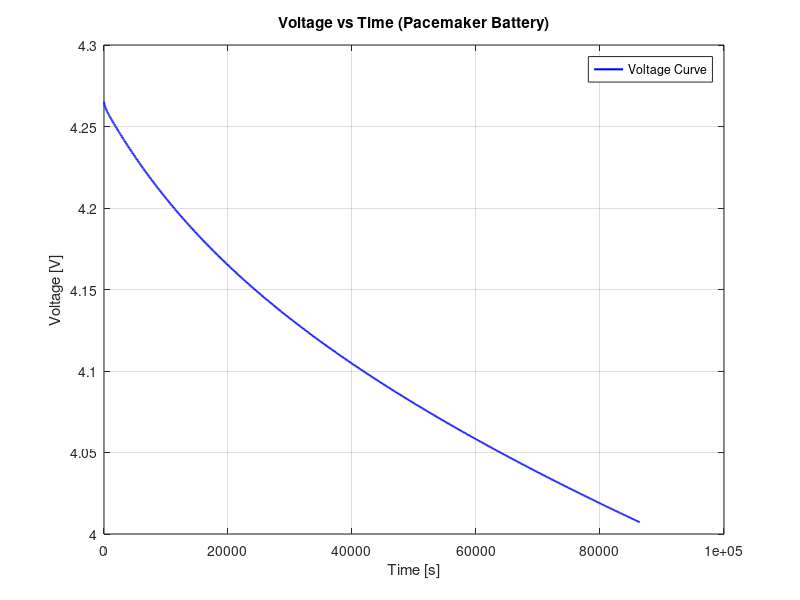

Here is the MATLAB script that generated this plot:
% Load voltage and time data
% Assuming the data is loaded into `time` and `voltage` arrays
% For example: [time, voltage] = load('voltage_data.mat');
% Replace with actual data loading step as needed.
load('voltage_data.mat'); % Replace with your file if applicable

% Parameters
V_cutoff = 2;  % Cutoff voltage in volts
I_pacemaker = 100e-6; % Pacemaker constant current draw [A]
battery_capacity = 0.5; % Battery capacity in Ampere-hours [Ah]

% Interpolate to find time to reach cutoff voltage
idx_cutoff = find(voltage <= V_cutoff, 1); % Find index where voltage hits cutoff
time_to_cutoff = time(idx_cutoff); % Time in seconds to cutoff

% Convert time to hours and years
time_to_cutoff_hours = time_to_cutoff / 3600; % Time in hours
time_to_cutoff_years = time_to_cutoff / (365 * 24 * 3600); % Time in years

% Calculate total lifetime based on battery capacity
% Lifetime = Total capacity / (Constant current draw)
total_lifetime_hours = battery_capacity / I_pacemaker; % Total hours
total_lifetime_years = total_lifetime_hours / (365 * 24); % Total years

% Display results
fprintf('Time to cutoff (single cycle): %.2f hours (%.2f years)\n', ...
        time_to_cutoff_hours, time_to_cutoff_years);
fprintf('Estimated total battery lifetime: %.2f years\n', total_lifetime_years);

% Plot the voltage vs time curve with cutoff point
figure;
plot(time, voltage, 'b-', 'LineWidth', 1.5);
hold on;
plot(time(idx_cutoff), voltage(idx_cutoff), 'ro', 'MarkerSize', 8, 'LineWidth', 1.5); % Cutoff point
xlabel('Time [s]');
ylabel('Voltage [V]');
title('Voltage vs Time (Pacemaker Battery)');
grid on;
legend('Voltage Curve', 'Cutoff Point');
